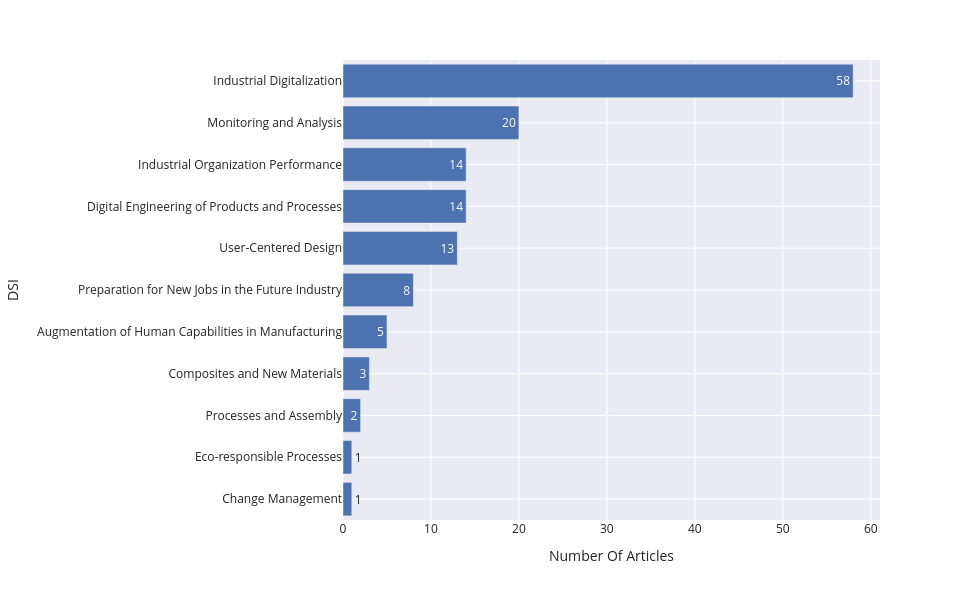

Notebook cell for this chart:
### Code cell
fig = px.bar(
    data_frame = labels
        .sort_values()
        .reset_index()
        .rename(columns={ 'index' : 'DSI', 'count' : 'Number Of Articles' }),
    y = "DSI",
    x = "Number Of Articles",
    text = "Number Of Articles",
    width = 960,
    height = 600
)

save_fig(fig, 'dsis_distribution.svg')
fig.show()

### Figure 1 — Plotly figure (JSON) as saved in the notebook; plotly's stock layout.template omitted (floating-point values rounded to 4 significant figures)
{"data": [{"hovertemplate": "Number Of Articles=%{text}<br>DSI=%{y}<extra></extra>", "legendgroup": "", "marker": {"color": "rgb(76,114,176)", "pattern": {"shape": ""}}, "name": "", "orientation": "h", "showlegend": false, "text": [1.0, 1.0, 2.0, 3.0, 5.0, 8.0, 13.0, 14.0, 14.0, 20.0, 58.0], "textposition": "auto", "type": "bar", "x": [1, 1, 2, 3, 5, 8, 13, 14, 14, 20, 58], "xaxis": "x", "y": ["Change Management", "Eco-responsible Processes", "Processes and Assembly", "Composites and New Materials", "Augmentation of Human Capabilities in Manufacturing", "Preparation for New Jobs in the Future Industry", "User-Centered Design", "Digital Engineering of Products and Processes", "Industrial Organization Performance", "Monitoring and Analysis", "Industrial Digitalization"], "yaxis": "y"}], "layout": {"barmode": "relative", "height": 600, "legend": {"tracegroupgap": 0}, "margin": {"t": 60}, "width": 960, "xaxis": {"anchor": "y", "domain": [0, 1], "title": {"text": "Number Of Articles"}}, "yaxis": {"anchor": "x", "domain": [0, 1], "title": {"text": "DSI"}}}}
